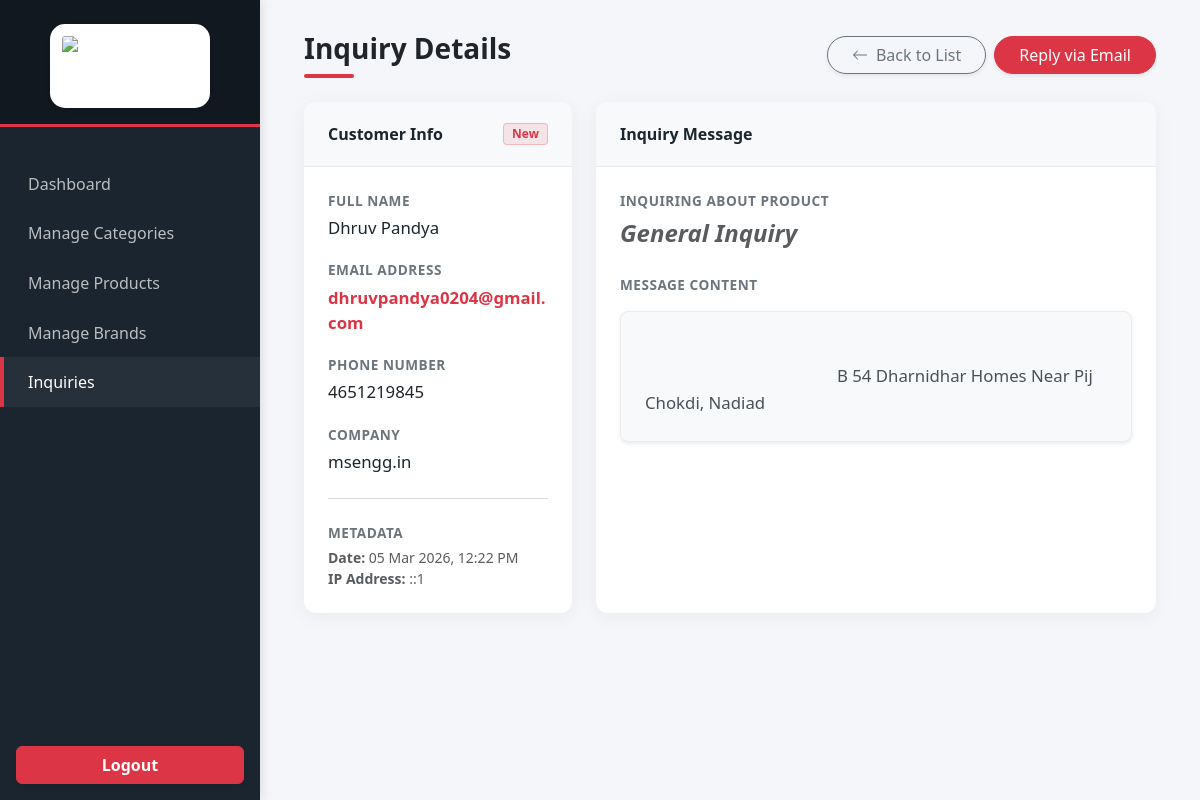
Screenshot of /admin/inquiries/view.php?id=4 (signed in) with the database file from the repository.
### tables this page shows
CREATE TABLE `inquiries` (
  `id` int(11) NOT NULL,
  `product_id` int(11) DEFAULT NULL,
  `product_name` varchar(255) DEFAULT NULL,
  `name` varchar(150) NOT NULL,
  `email` varchar(150) NOT NULL,
  `phone` varchar(20) DEFAULT NULL,
  `company` varchar(150) DEFAULT NULL,
  `message` text NOT NULL,
  `ip_address` varchar(45) DEFAULT NULL,
  `user_agent` text DEFAULT NULL,
  `status` tinyint(4) DEFAULT 0,
  `created_at` timestamp NOT NULL DEFAULT current_timestamp()
);

### admin/inquiries/view.php (the view, shortened to what this page needs)
<?php
require_once "../../config/database.php";
$id = intval($_GET['id']);
$stmt = $conn->prepare("
SELECT * FROM inquiries
WHERE id = ?
");
$stmt->bind_param("i", $id);
$stmt->execute();
$data = $stmt->get_result()->fetch_assoc();
?>
<!DOCTYPE html>
<html lang="en">
<head>
    <link href="https://cdn.jsdelivr.net/npm/bootstrap@5.3.2/dist/css/bootstrap.min.css" rel="stylesheet">
</head>
<body>
    <?php include "../sidebar.php"; ?>
    <div class="main-content">
        <div class="container-fluid">
            <div class="row">
                <div class="col-12">
                    <div class="d-flex justify-content-between align-items-center mb-4 flex-wrap gap-3">
                        <div>
                            <h3 class="fw-bold mb-0 text-dark">Inquiry Details</h3>
                            <div class="accent-line"></div>
                        </div>
                        <div class="d-flex gap-2">
                            <a href="index.php" class="btn btn-outline-secondary d-inline-flex align-items-center gap-2 shadow-sm rounded-pill px-4">
                                <svg xmlns="http://www.w3.org/2000/svg" width="16" height="16" fill="currentColor" viewBox="0 0 16 16">
                                    <path fill-rule="evenodd" d="M15 8a.5.5 0 0 0-.5-.5H2.707l3.147-3.146a.5.5 0 1 0-.708-.708l-4 4a.5.5 0 0 0 0 .708l4 4a.5.5 0 0 0 .708-.708L2.707 8.5H14.5A.5.5 0 0 0 15 8z" />
                                </svg>
                                Back to List
                            </a>
                            <a target="_blank"
href="https://mail.google.com/mail/?view=cm&fs=1&to=<?= urlencode($data['email']); ?>&su=<?= urlencode('RE: Inquiry about '.($data['product_name'] ?? 'RH Enterprise')); ?>&body=<?= urlencode("Hello ".$data['name'].",
Thank you for your inquiry about ".($data['product_name'] ?? 'our product').".
Our team will get back to you shortly.
Best Regards,
RH Enterprise"); ?>"
class="btn btn-danger d-inline-flex align-items-center gap-2 shadow-sm rounded-pill px-4">
Reply via Email
</a>
                        </div>
                    </div>
                    <div class="row g-4">
                        <div class="col-lg-4">
                            <div class="card admin-card">
                                <div class="admin-card-header d-flex justify-content-between align-items-center">
                                    Customer Info
                                    <?php if (isset($data['status'])): ?>
                                        <?php if ($data['status'] == 0): ?>
                                            <span class="badge bg-danger bg-opacity-10 text-danger border border-danger border-opacity-25 px-2 py-1 rounded-1">New</span>
                                        <?php elseif ($data['status'] == 1): ?>
                                            <span class="badge bg-warning bg-opacity-10 text-warning border border-warning border-opacity-50 px-2 py-1 rounded-1">Contacted</span>
                                        <?php else: ?>
                                            <span class="badge bg-success bg-opacity-10 text-success border border-success border-opacity-25 px-2 py-1 rounded-1">Closed</span>
                                        <?php endif; ?>
                                    <?php endif; ?>
                                </div>
                                <div class="admin-card-body">
                                    <div class="detail-group">
                                        <div class="detail-label">Full Name</div>
                                        <div class="detail-value"><?= htmlspecialchars($data['name']); ?></div>
                                    </div>
                                    <div class="detail-group">
                                        <div class="detail-label">Email Address</div>
                                        <div class="detail-value">
                                            <a href="mailto:<?= htmlspecialchars($data['email']); ?>" class="text-decoration-none text-danger fw-semibold">
                                                <?= htmlspecialchars($data['email']); ?>
                                            </a>
                                        </div>
                                    </div>
                                    <div class="detail-group">
                                        <div class="detail-label">Phone Number</div>
                                        <div class="detail-value">
                                            <a href="tel:<?= htmlspecialchars($data['phone']); ?>" class="text-decoration-none text-dark">
                                                <?= htmlspecialchars($data['phone']); ?>
                                            </a>
                                        </div>
                                    </div>
                                    <div class="detail-group">
                                        <div class="detail-label">Company</div>
                                        <div class="detail-value">
                                            <?= !empty($data['company']) ? htmlspecialchars($data['company']) : '<span class="text-muted fst-italic">Not Provided</span>'; ?>
                                        </div>
                                    </div>
                                    <hr class="border-secondary opacity-25 my-4">
                                    <div class="detail-group mb-0">
                                        <div class="detail-label">Metadata</div>
                                        <div class="text-muted small">
                                            <strong>Date:</strong> <?= date("d M Y, h:i A", strtotime($data['created_at'] ?? 'now')); ?><br>
                                            <strong>IP Address:</strong> <?= htmlspecialchars($data['ip_address']); ?>
                                        </div>
                                    </div>
                                </div>
                            </div>
                        </div>
                        <div class="col-lg-8">
                            <div class="card admin-card">
                                <div class="admin-card-header">
                                    Inquiry Message
                                </div>
                                <div class="admin-card-body">
                                    <div class="detail-group mb-4">
                                        <div class="detail-label">Inquiring About Product</div>
                                        <div class="detail-value fs-4 fw-bold text-dark">
                                            <?= !empty($data['product_name']) ? htmlspecialchars($data['product_name']) : '<span class="text-muted fst-italic">General Inquiry</span>'; ?>
                                        </div>
                                    </div>
                                    <div class="detail-group mb-0">
                                        <div class="detail-label mb-3">Message Content</div>
                                        <div class="message-box shadow-sm">
                                            <?= htmlspecialchars($data['message']); ?>
                                        </div>
                                    </div>
                                </div>
                            </div>
                        </div>
                    </div>
                </div>
            </div>
        </div>
    </div>
</body>
</html>

### admin/inquiries/view.php (style rules this page uses)
:root { --admin-dark: #1a252f; --admin-darker: #11181f; --admin-accent: #dc3545; --admin-bg: #f4f6f9; }
body { background-color: var(--admin-bg); font-family: 'Segoe UI', Roboto, Helvetica, Arial, sans-serif; overflow-x: hidden; }
.main-content { margin-left: 260px; padding: 2rem; width: calc(100% - 260px); }
.admin-card { background: #ffffff; border: none; border-radius: 12px; box-shadow: 0 4px 20px rgba(0, 0, 0, 0.05); overflow: hidden; height: 100%; }
.admin-card-header { background-color: #f8f9fa; border-bottom: 1px solid #e9ecef; padding: 1.25rem 1.5rem; font-weight: 700; color: var(--admin-dark); }
.admin-card-body { padding: 1.5rem; }
.accent-line { height: 4px; width: 50px; background-color: var(--admin-accent); border-radius: 2px; margin-top: 0.5rem; }
.detail-group { margin-bottom: 1.25rem; }
.detail-label { font-size: 0.85rem; text-transform: uppercase; letter-spacing: 0.5px; color: #6c757d; font-weight: 600; margin-bottom: 0.25rem; }
.detail-value { font-size: 1.05rem; color: var(--admin-dark); font-weight: 500; }
.message-box { background-color: #f8f9fa; border: 1px solid #e9ecef; border-radius: 8px; padding: 1.5rem; font-size: 1.05rem; color: #495057; line-height: 1.6; white-space: pre-wrap; }

### rows the page displays
inquiries: name "Dhruv Pandya", email "dhruvpandya0204@gmail.com", phone "4651219845", company "msengg.in", created_at "05 Mar 2026, 12:22 PM", ip_address "::1", message "B 54 Dharnidhar Homes Near Pij Chokdi, Nadiad"
